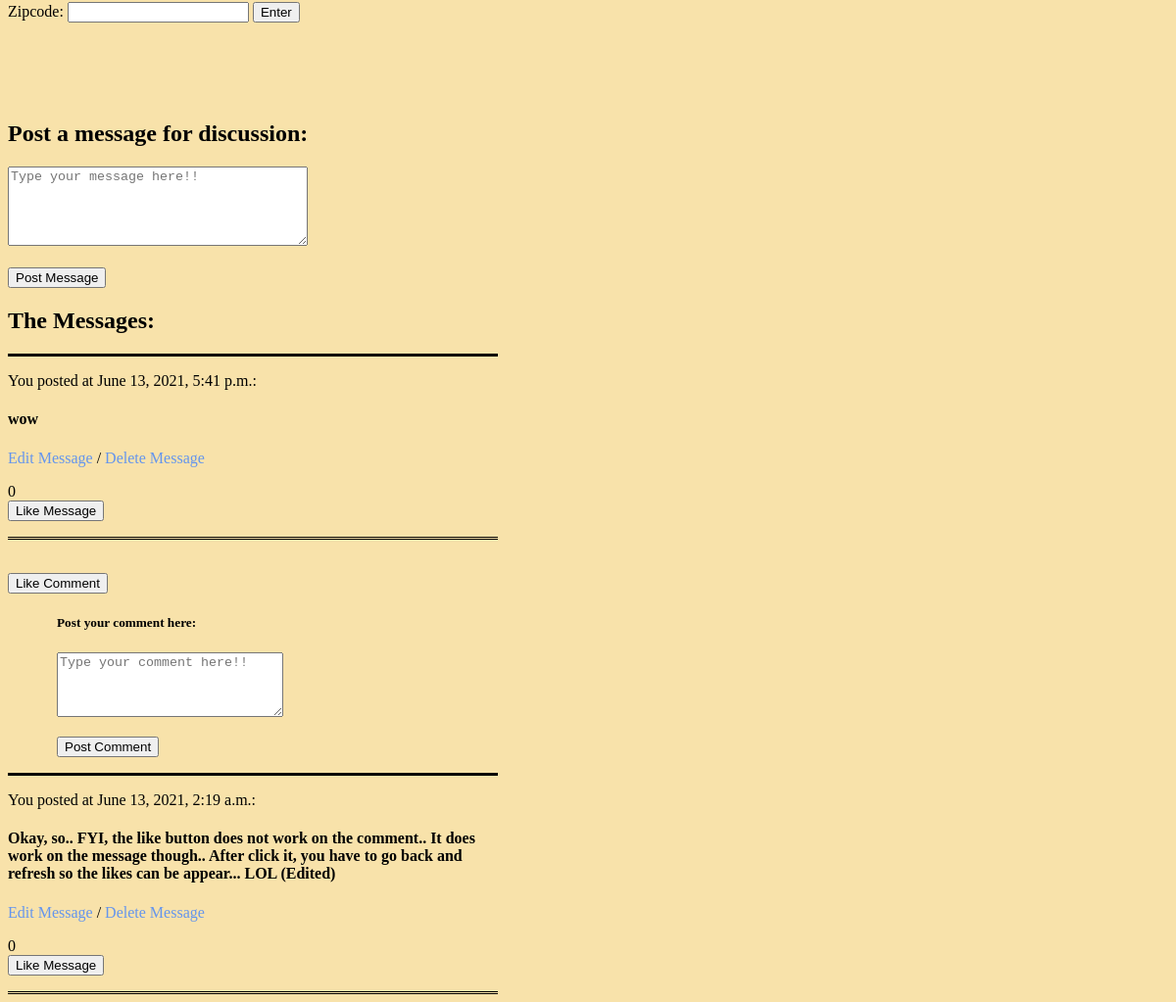
/success/ (signed in, middle part), run on an earlier commit of the app's database.
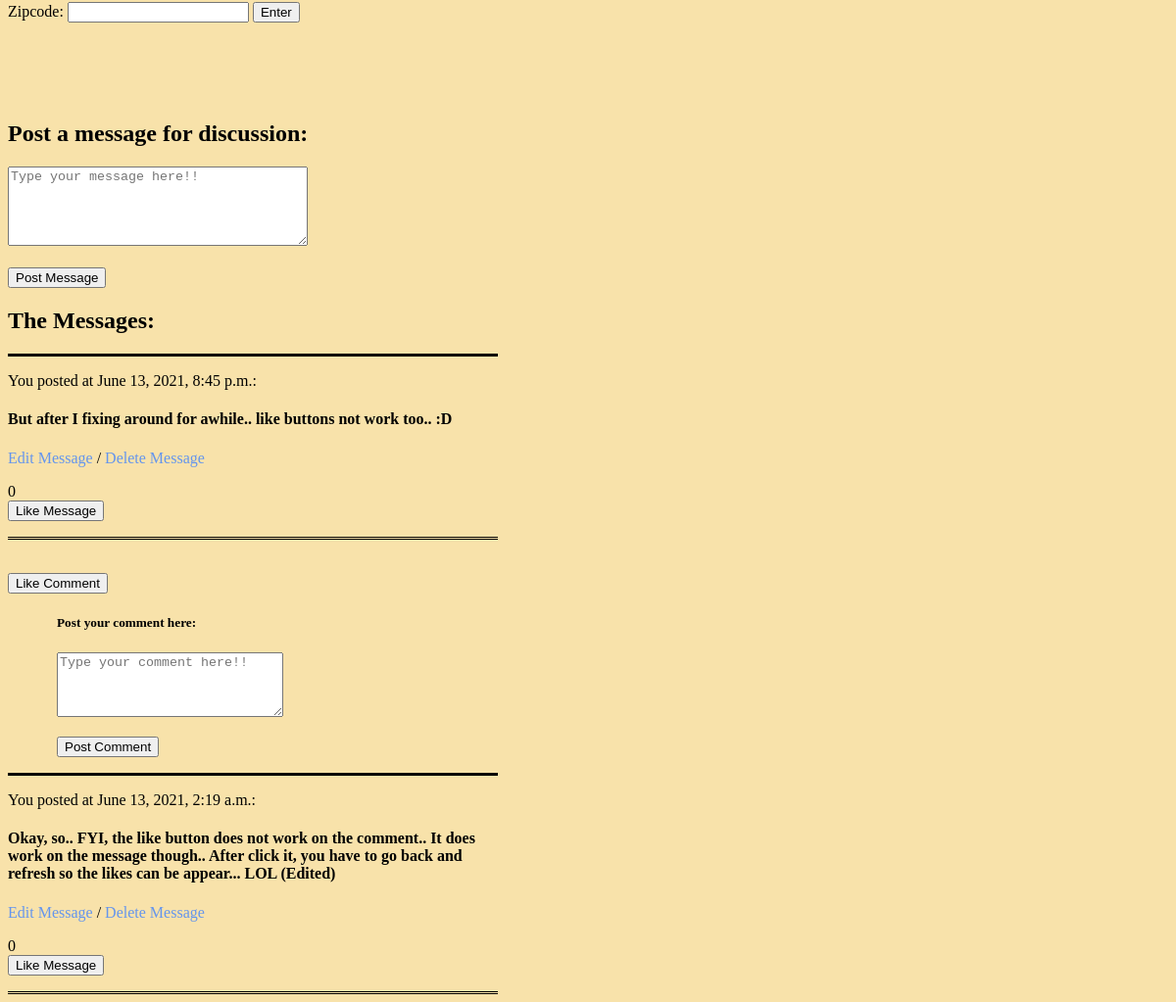
And on a later commit of the database.
### rateApp/models.py (models this page shows)
class Message(models.Model):
    message = models.TextField()
    user = models.ForeignKey(User, related_name="messages", on_delete = models.CASCADE)
    user_likes = models.ManyToManyField(User, related_name='user_likes')
    created_at = models.DateTimeField(auto_now_add=True)
    updated_at = models.DateTimeField(auto_now=True)

### rateApp/views.py (the view)
# urls.py: path('success/', views.success),
def success(request):
    if 'user_id' not in request.session:
        messages.error(request, 'You need to be logged in to post a comment!!')
        return redirect('/')
    else:
        context = {
            'name' : User.objects.get(id=request.session['user_id']),
            'messages' : Message.objects.all().order_by('-created_at'),
            'opinions' : Opinion.objects.all().order_by('-created_at'),
        }
        return render(request, 'daily.html', context)

### rateApp/templates/Daily.html (shortened to what this page needs)
<!DOCTYPE html>
<html lang="en">
<head>
    {% load static %}
    <link rel='stylesheet' href="{% static 'css/styles.css' %}">
</head>
<body>
    <div class="daily">
            <div>
                <form action="/view_officials" method="post">
                    Zipcode: <input type="text" name="zipcode">
                    <button>Enter</button>
                </form>
            </div>
        <div class="message">
            <h2>Post a message for discussion:</h2>
            <form action="/message" method="POST">
                <textarea class="box" name="message" placeholder="Type your message here!!"></textarea><br><br>
                <button type="submit">Post Message</button>
            </form>
        </div>
        <div class="exist">
            <h2 class="head">The Messages:</h2>
            {% for message in messages %}
            <div class="mes">
                {% if message.user.id == request.session.user_id %}
                    <p>You posted at {{message.created_at}}:</p>
                    <h4>{{message.message}}</h4>
                    <p><a href='/editMessage/{{message.id}}' class="ed">Edit Message</a> /
                        <a href="/deleteMessage/{{message.id}}" class="del">Delete Message</a></p>
                {% else %}
                    <p>{{ message.user.firstName }} {{ message.user.lastName}} posted at {{message.created_at}}:</p>
                    <h4>{{message.message}}</h4>
                {% endif %}
                <p>{{ message.user_likes.count }} <br>
                <a href="/messageLike/{{message.id}}"><button>Like Message</button></a>
            </div>
                    {% for comment in message.comments.all %}
                            {% if comment.user.id == request.session.user_id %}
                                <div class="comment1">
                                    <p>You commented at {{comment.created_at}}:</p>
                                    <h5>{{comment.comment}}</h5>
                                    <p><a href='/editComment/{{comment.id}}' class="ed">Edit Comment</a> /
                                        <a href="/deleteComment/{{comment.id}}" class="del">Delete Comment</a>
                                    </p>
                                </div>
                            {% else %}
                                <div class="comment1">
                                </div>
                            {% endif %}
                    {% endfor %}
                    <p>{{ comment.comment_like.count }} <br>
                        <a href="/commentLike/{{comment.id}}"><button>Like Comment</button></a>
                    <div class="comment">
                        <h5>Post your comment here:</h5>
                        <form action="/comment" method="POST">
                            <textarea class="box1" name="comment" placeholder="Type your comment here!!"></textarea>
                            <p><button type="submit">Post Comment</button></p>
                        </form>
                    </div>
                </div>
            </div>
            {% endfor %}
</body>
</html>

### rateApp/static/css/styles.css (style rules this page uses)
body { background-color: rgb(248, 226, 170); display: flex; flex-direction: column; }
a { text-decoration: none; color: white; }
.message { margin-top: 100px; }
.mes { border-bottom: double black; width: 500px; border-top: solid black; }
.comment { margin-left: 50px; }
.comment1 { margin-left: 50px; }
.box { min-height: 75px; width: 300px; }
.box1 { min-height: 60px; width: 225px; }
.del { color: cornflowerblue; }
.ed { color: cornflowerblue; }

What changed in the data, as far as the page shows it:
removed Message: created_at "June 13, 2021, 5:41 p.m.", message "wow", user_likes.count "0"
added Message: created_at "June 13, 2021, 8:45 p.m.", message "But after I fixing around for awhile.. like buttons not work too.. :D", user_likes.count "0"
